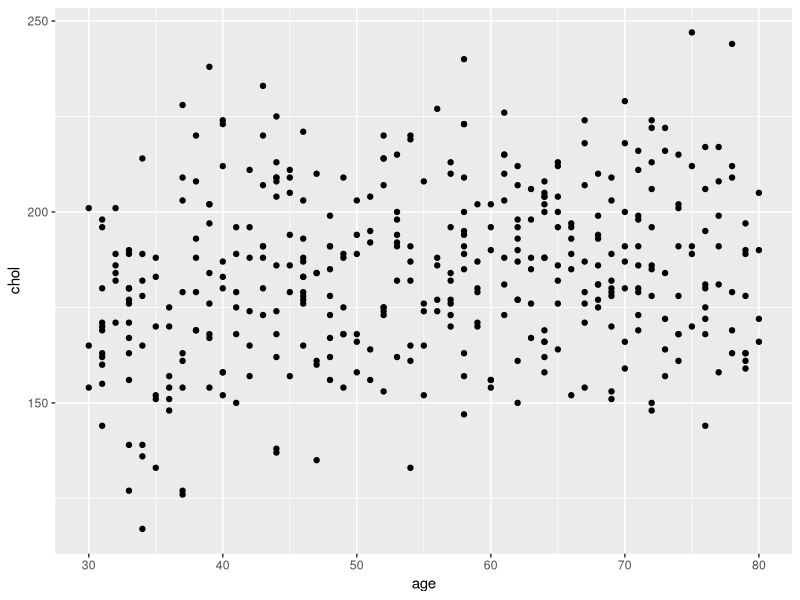
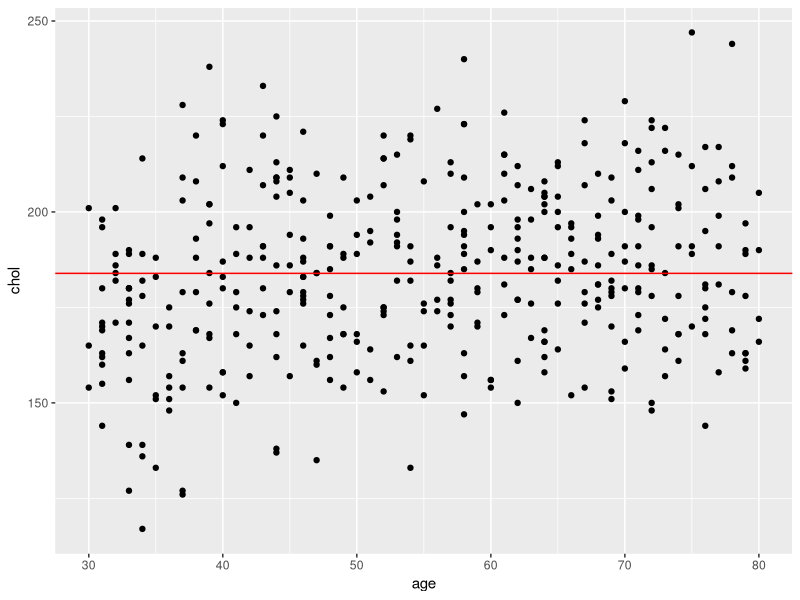
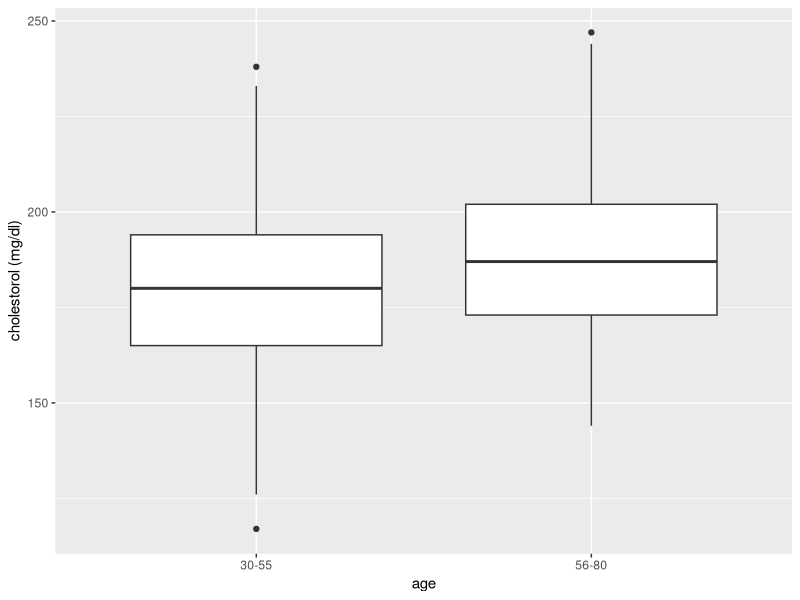
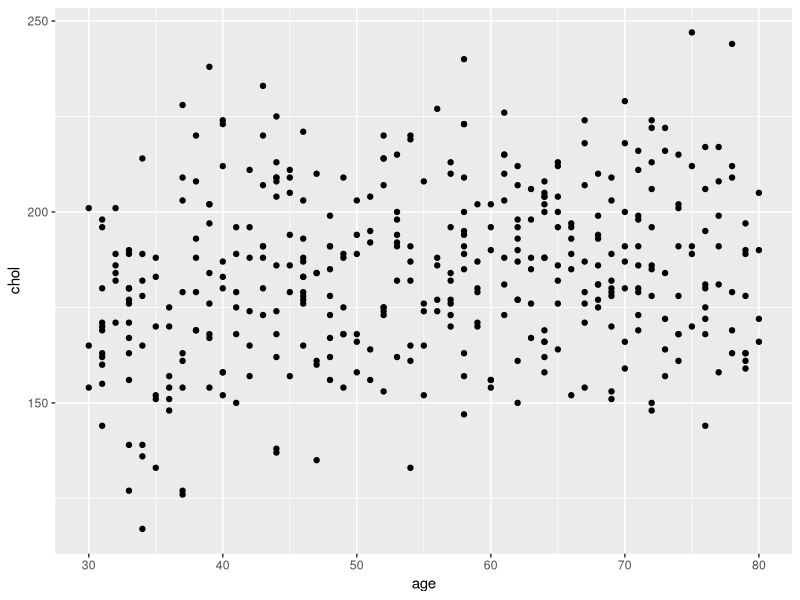
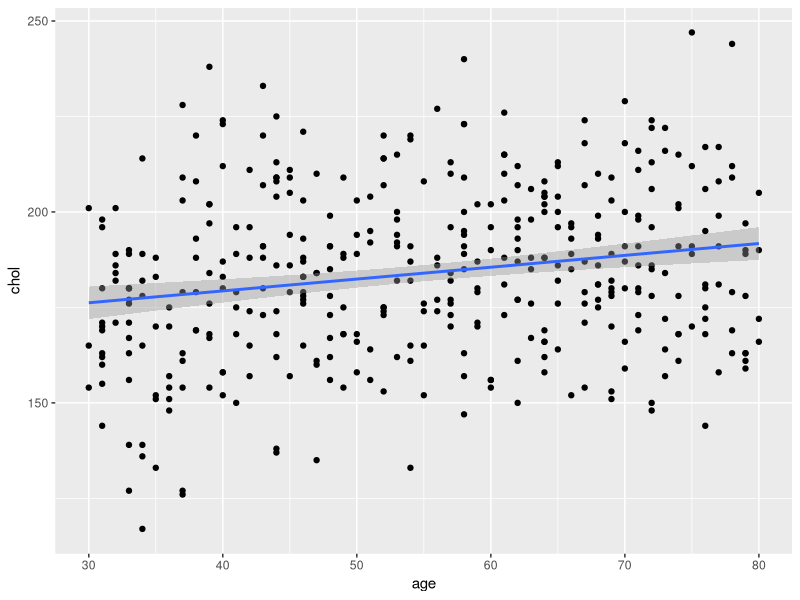
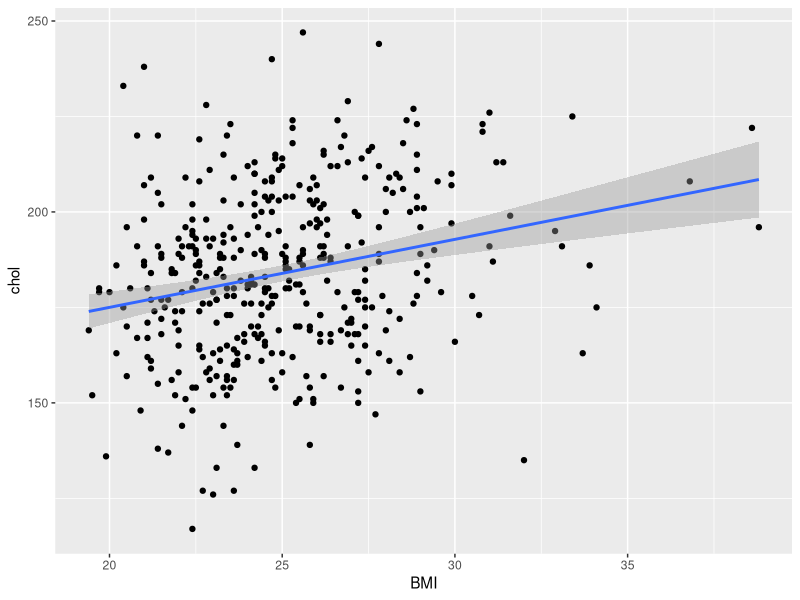
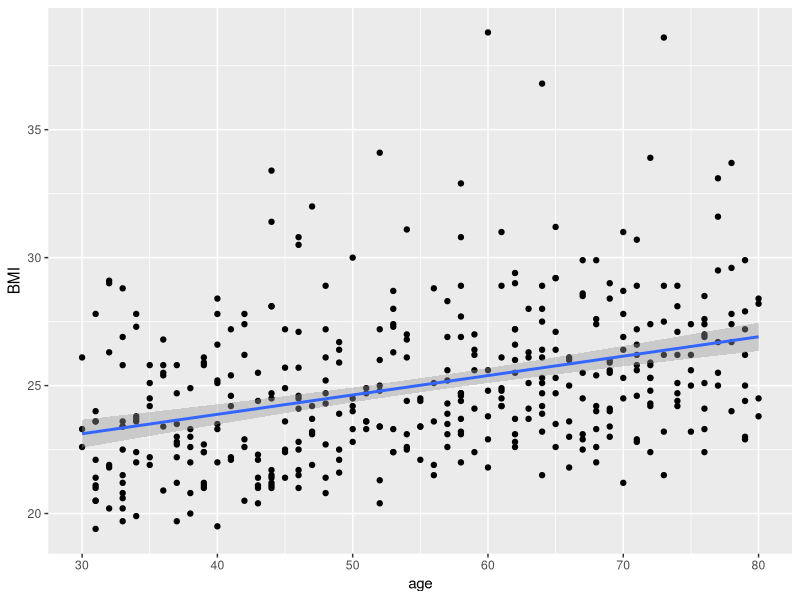
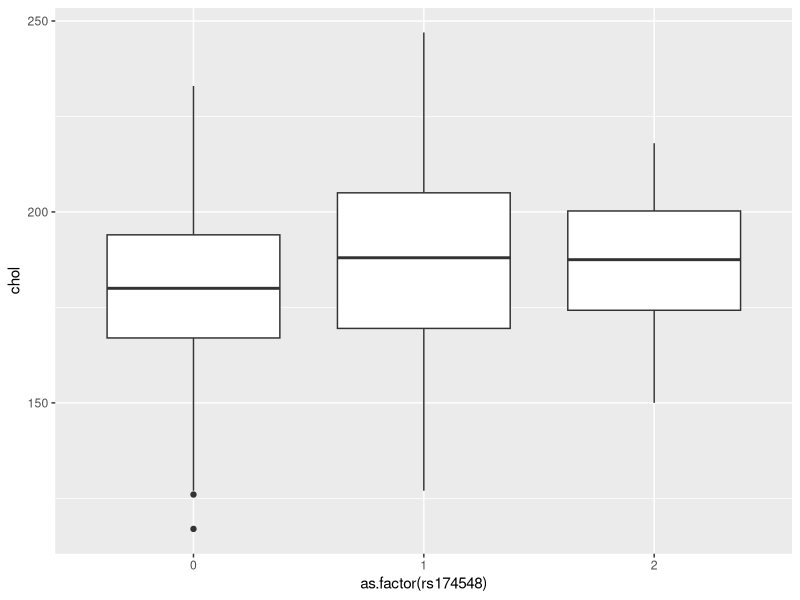

The R source for these figures, in order:
## ---- chunk 1
library(tidyverse)
library(limma)
library(gee)
library(multcomp)
library(broom)
library(knitr)
library(kableExtra)
## ---- chunk 2
cholesterol <- read.delim("data/SISG-Data-cholesterol.txt", sep = " ", header = TRUE)

str(cholesterol)
## ---- chunk 3
ggplot(cholesterol, aes(age, chol)) + 
  geom_point()
## ---- chunk 4

ggplot(cholesterol, aes(age, chol)) + 
  geom_point() + 
  geom_hline(yintercept = mean(cholesterol$chol), color = "red")
## ---- chunk 5
cholesterol <- cholesterol %>% mutate(age_group = ifelse(test = cholesterol$age > 55, yes = 1, no = 0))
str(cholesterol)
## ---- chunk 6
ggplot(cholesterol, aes(factor(age_group),chol)) + geom_boxplot() +
  scale_x_discrete(labels = c("30-55", "56-80")) +
  xlab("age") +
  ylab("cholestorol (mg/dl)")
  
## ---- chunk 7
#is equivalent to
t.test(formula = cholesterol$chol ~ cholesterol$age_group, var.equal = TRUE)
## ---- chunk 8
dat <- data.frame(model = c("simple linear regression", "multiple linear regression", "one-way analysis of variance (ANOVA)", "multi-way analysis of variance (ANOVA)", "analysis of covariance (ANCOVA)", "nonlinear least squares", "nonlinear analysis of covariance (ANCOVA)", "generalized linear models"), categorical = c("X", "X", "$\\checkmark$", "$\\checkmark$ $\\checkmark$", "$\\checkmark$", "X", "$\\checkmark$", "$\\checkmark$"), continuous = c("$\\checkmark$", "$\\checkmark$ $\\checkmark$", "X", "X", "$\\checkmark$", "$\\checkmark$", "$\\checkmark$", "$\\checkmark$"), linearity = c("$\\checkmark$","$\\checkmark$","$\\checkmark$","$\\checkmark$", "$\\checkmark$", "X", "X", "X*"), normality = c("$\\checkmark$", "$\\checkmark$", "$\\checkmark$", "$\\checkmark$", "$\\checkmark$", "$\\checkmark$", "$\\checkmark$", "X"), equal_variance = c("$\\checkmark$","$\\checkmark$","$\\checkmark$","$\\checkmark$", "$\\checkmark$", "$\\checkmark$", "$\\checkmark$", "X"))

kable(dat, "html") %>%
  kable_styling(bootstrap_options = c("striped", "hover"), full_width = FALSE, position = "left")

## ---- chunk 9
ggplot(cholesterol, aes(age, chol)) + 
  geom_point() 
## ---- chunk 10
ggplot(cholesterol, aes(age, chol)) +
  geom_point() +
  stat_smooth(method = "lm")
## ---- chunk 11
lm(chol ~ age, data = cholesterol)
## ---- chunk 12
fit <- lm(chol ~ age, data = cholesterol)

summary(fit)
## ---- chunk 13
confint(fit)
## ---- chunk 14
ggplot(cholesterol, aes(BMI, chol)) + 
  geom_point() + 
  stat_smooth(method = "lm")

## ---- chunk 15
ggplot(cholesterol, aes(age, BMI)) + 
  geom_point() + 
  stat_smooth(method = "lm")

## ---- chunk 16
mfit <- lm(chol ~ age + BMI, data = cholesterol)

summary(mfit)
## ---- chunk 17
anova(fit, mfit)
## ---- chunk 18
ifit <- lm(chol ~ age * BMI, data = cholesterol)

summary(ifit)

anova(fit, ifit)
anova(mfit, ifit)
## ---- chunk 19
ggplot(cholesterol, aes(as.factor(rs174548), chol)) + geom_boxplot()

## ---- chunk 20
dat3 <- data.frame(rs174548 = c("C/C", "C/G", "G/G"), x_1=c(0,1,0), x_2 = c(0,0,1))

kable(dat3, "html") %>%
  kable_styling(full_width = FALSE, position = "center")
## ---- chunk 21
anfit1 <- lm(chol ~ as.factor(rs174548), data = cholesterol)

summary(anfit1)
## ---- chunk 22
anova(anfit1)
## ---- chunk 23
tfit <- lm(chol ~ -1 + as.factor(rs174548), data = cholesterol)

#generate a contrast matrix for multiple comparisons
M = contrMat(table(cholesterol$rs174548), type = "Tukey")
M
#get estimates for multiple comparisons, 'general linear hypothesis testing'
mc = glht(tfit, linfct = M)

#adjust pvalues for mulitple comparisons
summary(mc, test = adjusted("none"))
summary(mc, test = adjusted("bonferroni"))

#other types
summary(mc, test = adjusted("BH"))
summary(mc, test = adjusted("fdr"))
## ---- chunk 24
twofit <-lm(chol ~ as.factor(sex) + as.factor(rs174548), data = cholesterol) 

summary(twofit)
## ---- chunk 25
genfit <- lm(chol ~ as.factor(sex), data = cholesterol)
## ---- chunk 26
anova(genfit, twofit)
## ---- chunk 27
intfit2 <- lm(chol ~ as.factor(sex) * as.factor(rs174548), data = cholesterol)

summary(intfit2)
## ---- chunk 28
anova(twofit,intfit2)
## ---- chunk 29
mfit2 <- lm(chol ~ age + sex, data = cholesterol)

summary(mfit2)
## ---- chunk 30
intfit <- lm(chol ~ age * sex, data = cholesterol)

summary(intfit)
## ---- chunk 31
anova(mfit2, intfit)
## ---- chunk 32
anova(fit, mfit2)
## ---- chunk 33
ggplot(cholesterol, aes(age, chol, color = factor(sex))) + geom_point() + stat_smooth(method = "lm")
## ---- chunk 34
#challenge question plot
ggplot(cholesterol, aes(age, chol, color = as.factor(rs174548))) + geom_point() + stat_smooth(method = "lm")

#model without interaction
ancfit <- lm(chol ~ as.factor(rs174548) + age, data = cholesterol)
summary(ancfit)

#model with interaction
intfit3 <- lm(chol ~ as.factor(rs174548) * age, data = cholesterol)
summary(intfit3)

#compare models
anova(ancfit, intfit3)
## ---- chunk 35
dat2 <- data.frame(model = c("simple linear regression", "multiple linear regression", "one-way analysis of variance (ANOVA)", "multi-way analysis of variance (ANOVA)", "analysis of covariance (ANCOVA)"), categorical = c("X", "X", "$\\checkmark$", "$\\checkmark$ $\\checkmark$", "$\\checkmark$"), continuous = c("$\\checkmark$", "$\\checkmark$ $\\checkmark$", "X", "X", "$\\checkmark$"),R_code = c("lm(chol ~ BMI)", "lm(chol ~ BMI + age)", "lm(chol ~ factor(sex))", "lm(chol ~ factor(sex)*factor(APOE))", "lm(chol~factor(APOE)*BMI) "))


kable(dat2, "html") %>%
  kable_styling(bootstrap_options = c("striped", "hover"), full_width = FALSE, position = "left")

## ---- chunk 36
dat2 <- data.frame(model = c("simple linear regression", "multiple linear regression", "one-way analysis of variance (ANOVA)", "multi-way analysis of variance (ANOVA)", "analysis of covariance (ANCOVA)"), R_code = c("lm(y ~ x)", "lm(y ~ x + I(x^2))", "lm(y ~ f)", "lm(y ~ f~1~*f~2~)", "lm(y~f*x)"))


kable(dat2, "html") %>%
  kable_styling(bootstrap_options = c("striped", "hover"), full_width = FALSE, position = "left")

## ---- chunk 37
predict.lm(fit, newdata = data.frame(age=47), interval = "confidence")
## ---- chunk 38
predict.lm(fit, newdata = data.frame(age=47), interval = "prediction")
## ---- chunk 39
predict(mfit, newdata = data.frame(BMI = 23, age = 60), interval = "confidence")
predict(mfit, newdata = data.frame(BMI = c(21,22,23), age = 60), interval = "prediction")
 
## ---- chunk 40
str(fit)
## ---- chunk 41
ggplot(cholesterol, aes(x=age, y=fit$residuals)) + geom_point() + geom_hline(yintercept=0, color="black")

## ---- chunk 42
datfit <- augment(fit)
## ---- chunk 43
ggplot(datfit, aes(.fitted, .resid)) + geom_point()  + geom_hline(yintercept=0, color="black")

## ---- chunk 44
bartlett.test(chol ~ as.factor(rs174548), data = cholesterol)
## ---- chunk 45
qqnorm(fit$residuals)
## ---- chunk 46
ggplot(cholesterol, aes(age, TG)) + geom_point() + stat_smooth(method = "lm")
## ---- chunk 47
fitTG <- lm(TG ~ age, data = cholesterol)

datfitTG <- augment(fitTG)
## ---- chunk 48
ggplot(datfitTG, aes(.fitted, .resid)) + geom_point()  + geom_hline(yintercept=0, color="black")

## ---- chunk 49
qqnorm(datfitTG$.resid)
## ---- chunk 50
geefit <- gee(TG ~ age, data = cholesterol, id = seq(1, length(age)))

summary(geefit)
## ---- chunk 51
logfit <- lm(log(TG) ~ age, data = cholesterol)

logdat <- augment(logfit)
summary(logfit)
## ---- chunk 52
ggplot(logdat, aes(.fitted, .resid)) + geom_point()  + geom_hline(yintercept=0, color="black")
